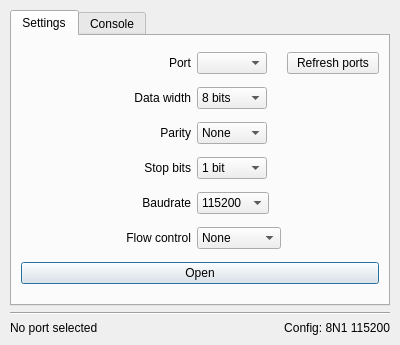
<?xml version="1.0" encoding="UTF-8"?>
<ui version="4.0">
 <class>Dialog</class>
 <widget class="QDialog" name="Dialog">
  <property name="windowModality">
   <enum>Qt::WindowModal</enum>
  </property>
  <property name="geometry">
   <rect>
    <x>0</x>
    <y>0</y>
    <width>400</width>
    <height>345</height>
   </rect>
  </property>
  <property name="sizePolicy">
   <sizepolicy hsizetype="Expanding" vsizetype="Expanding">
    <horstretch>0</horstretch>
    <verstretch>0</verstretch>
   </sizepolicy>
  </property>
  <property name="minimumSize">
   <size>
    <width>0</width>
    <height>0</height>
   </size>
  </property>
  <property name="windowTitle">
   <string>Skeyndor</string>
  </property>
  <layout class="QGridLayout" name="gridLayout">
   <property name="leftMargin">
    <number>10</number>
   </property>
   <property name="topMargin">
    <number>10</number>
   </property>
   <property name="rightMargin">
    <number>10</number>
   </property>
   <property name="bottomMargin">
    <number>10</number>
   </property>
   <item row="2" column="2">
    <widget class="QLabel" name="currentConfigLabel">
     <property name="text">
      <string>Config: 8N1 115200</string>
     </property>
     <property name="alignment">
      <set>Qt::AlignRight|Qt::AlignTrailing|Qt::AlignVCenter</set>
     </property>
    </widget>
   </item>
   <item row="0" column="0" colspan="3">
    <widget class="QTabWidget" name="tabWidget">
     <property name="sizePolicy">
      <sizepolicy hsizetype="Expanding" vsizetype="Expanding">
       <horstretch>1</horstretch>
       <verstretch>1</verstretch>
      </sizepolicy>
     </property>
     <property name="currentIndex">
      <number>0</number>
     </property>
     <widget class="QWidget" name="settings_tab">
      <attribute name="title">
       <string>Settings</string>
      </attribute>
      <layout class="QGridLayout" name="gridLayout_2">
       <item row="6" column="2">
        <widget class="QLabel" name="label_4">
         <property name="layoutDirection">
          <enum>Qt::LeftToRight</enum>
         </property>
         <property name="text">
          <string>Baudrate</string>
         </property>
         <property name="alignment">
          <set>Qt::AlignRight|Qt::AlignTrailing|Qt::AlignVCenter</set>
         </property>
        </widget>
       </item>
       <item row="4" column="2">
        <widget class="QLabel" name="label">
         <property name="layoutDirection">
          <enum>Qt::LeftToRight</enum>
         </property>
         <property name="text">
          <string>Parity</string>
         </property>
         <property name="alignment">
          <set>Qt::AlignRight|Qt::AlignTrailing|Qt::AlignVCenter</set>
         </property>
        </widget>
       </item>
       <item row="6" column="3">
        <widget class="QComboBox" name="baudrateList">
         <property name="sizePolicy">
          <sizepolicy hsizetype="Fixed" vsizetype="Fixed">
           <horstretch>0</horstretch>
           <verstretch>0</verstretch>
          </sizepolicy>
         </property>
         <property name="minimumSize">
          <size>
           <width>70</width>
           <height>0</height>
          </size>
         </property>
         <property name="currentIndex">
          <number>10</number>
         </property>
         <item>
          <property name="text">
           <string>300</string>
          </property>
         </item>
         <item>
          <property name="text">
           <string>600</string>
          </property>
         </item>
         <item>
          <property name="text">
           <string>900</string>
          </property>
         </item>
         <item>
          <property name="text">
           <string>1800</string>
          </property>
         </item>
         <item>
          <property name="text">
           <string>2400</string>
          </property>
         </item>
         <item>
          <property name="text">
           <string>4800</string>
          </property>
         </item>
         <item>
          <property name="text">
           <string>9600</string>
          </property>
         </item>
         <item>
          <property name="text">
           <string>19200</string>
          </property>
         </item>
         <item>
          <property name="text">
           <string>38400</string>
          </property>
         </item>
         <item>
          <property name="text">
           <string>57600</string>
          </property>
         </item>
         <item>
          <property name="text">
           <string>115200</string>
          </property>
         </item>
         <item>
          <property name="text">
           <string>125000</string>
          </property>
         </item>
         <item>
          <property name="text">
           <string>230400</string>
          </property>
         </item>
         <item>
          <property name="text">
           <string>460800</string>
          </property>
         </item>
         <item>
          <property name="text">
           <string>921600</string>
          </property>
         </item>
        </widget>
       </item>
       <item row="4" column="3">
        <widget class="QComboBox" name="parityList">
         <property name="sizePolicy">
          <sizepolicy hsizetype="Fixed" vsizetype="Fixed">
           <horstretch>0</horstretch>
           <verstretch>0</verstretch>
          </sizepolicy>
         </property>
         <property name="minimumSize">
          <size>
           <width>70</width>
           <height>0</height>
          </size>
         </property>
         <item>
          <property name="text">
           <string>None</string>
          </property>
         </item>
         <item>
          <property name="text">
           <string>Even</string>
          </property>
         </item>
         <item>
          <property name="text">
           <string>Odd</string>
          </property>
         </item>
         <item>
          <property name="text">
           <string>Mark</string>
          </property>
         </item>
         <item>
          <property name="text">
           <string>Space</string>
          </property>
         </item>
        </widget>
       </item>
       <item row="9" column="0">
        <spacer name="horizontalSpacer_8">
         <property name="orientation">
          <enum>Qt::Horizontal</enum>
         </property>
         <property name="sizeHint" stdset="0">
          <size>
           <width>40</width>
           <height>20</height>
          </size>
         </property>
        </spacer>
       </item>
       <item row="4" column="0">
        <spacer name="horizontalSpacer_11">
         <property name="orientation">
          <enum>Qt::Horizontal</enum>
         </property>
         <property name="sizeHint" stdset="0">
          <size>
           <width>40</width>
           <height>20</height>
          </size>
         </property>
        </spacer>
       </item>
       <item row="6" column="0">
        <spacer name="horizontalSpacer_10">
         <property name="orientation">
          <enum>Qt::Horizontal</enum>
         </property>
         <property name="sizeHint" stdset="0">
          <size>
           <width>40</width>
           <height>20</height>
          </size>
         </property>
        </spacer>
       </item>
       <item row="3" column="1" colspan="2">
        <widget class="QLabel" name="label_6">
         <property name="layoutDirection">
          <enum>Qt::LeftToRight</enum>
         </property>
         <property name="text">
          <string>Data width</string>
         </property>
         <property name="alignment">
          <set>Qt::AlignRight|Qt::AlignTrailing|Qt::AlignVCenter</set>
         </property>
        </widget>
       </item>
       <item row="2" column="0">
        <spacer name="horizontalSpacer_13">
         <property name="orientation">
          <enum>Qt::Horizontal</enum>
         </property>
         <property name="sizeHint" stdset="0">
          <size>
           <width>40</width>
           <height>20</height>
          </size>
         </property>
        </spacer>
       </item>
       <item row="2" column="2">
        <widget class="QLabel" name="label_3">
         <property name="layoutDirection">
          <enum>Qt::LeftToRight</enum>
         </property>
         <property name="text">
          <string>Port</string>
         </property>
         <property name="alignment">
          <set>Qt::AlignRight|Qt::AlignTrailing|Qt::AlignVCenter</set>
         </property>
        </widget>
       </item>
       <item row="2" column="3">
        <widget class="QComboBox" name="portsList">
         <property name="sizePolicy">
          <sizepolicy hsizetype="Fixed" vsizetype="Fixed">
           <horstretch>0</horstretch>
           <verstretch>0</verstretch>
          </sizepolicy>
         </property>
         <property name="minimumSize">
          <size>
           <width>70</width>
           <height>0</height>
          </size>
         </property>
         <property name="currentText">
          <string/>
         </property>
         <property name="minimumContentsLength">
          <number>1</number>
         </property>
         <item>
          <property name="text">
           <string/>
          </property>
         </item>
        </widget>
       </item>
       <item row="3" column="3">
        <widget class="QComboBox" name="dataWidthList">
         <property name="sizePolicy">
          <sizepolicy hsizetype="Fixed" vsizetype="Fixed">
           <horstretch>0</horstretch>
           <verstretch>0</verstretch>
          </sizepolicy>
         </property>
         <property name="minimumSize">
          <size>
           <width>70</width>
           <height>0</height>
          </size>
         </property>
         <item>
          <property name="text">
           <string>8 bits</string>
          </property>
         </item>
         <item>
          <property name="text">
           <string>7 bits</string>
          </property>
         </item>
         <item>
          <property name="text">
           <string>6 bits</string>
          </property>
         </item>
         <item>
          <property name="text">
           <string>5 bits</string>
          </property>
         </item>
        </widget>
       </item>
       <item row="3" column="4">
        <spacer name="horizontalSpacer_4">
         <property name="orientation">
          <enum>Qt::Horizontal</enum>
         </property>
         <property name="sizeHint" stdset="0">
          <size>
           <width>40</width>
           <height>20</height>
          </size>
         </property>
        </spacer>
       </item>
       <item row="5" column="4">
        <spacer name="horizontalSpacer_2">
         <property name="orientation">
          <enum>Qt::Horizontal</enum>
         </property>
         <property name="sizeHint" stdset="0">
          <size>
           <width>40</width>
           <height>20</height>
          </size>
         </property>
        </spacer>
       </item>
       <item row="5" column="3">
        <widget class="QComboBox" name="stopBitsList">
         <property name="sizePolicy">
          <sizepolicy hsizetype="Fixed" vsizetype="Fixed">
           <horstretch>0</horstretch>
           <verstretch>0</verstretch>
          </sizepolicy>
         </property>
         <property name="minimumSize">
          <size>
           <width>70</width>
           <height>0</height>
          </size>
         </property>
         <item>
          <property name="text">
           <string>1 bit</string>
          </property>
         </item>
         <item>
          <property name="text">
           <string>1.5 bits</string>
          </property>
         </item>
         <item>
          <property name="text">
           <string>2 bits</string>
          </property>
         </item>
        </widget>
       </item>
       <item row="4" column="4">
        <spacer name="horizontalSpacer_3">
         <property name="orientation">
          <enum>Qt::Horizontal</enum>
         </property>
         <property name="sizeHint" stdset="0">
          <size>
           <width>40</width>
           <height>20</height>
          </size>
         </property>
        </spacer>
       </item>
       <item row="5" column="2">
        <widget class="QLabel" name="label_2">
         <property name="layoutDirection">
          <enum>Qt::LeftToRight</enum>
         </property>
         <property name="text">
          <string>Stop bits</string>
         </property>
         <property name="alignment">
          <set>Qt::AlignRight|Qt::AlignTrailing|Qt::AlignVCenter</set>
         </property>
        </widget>
       </item>
       <item row="9" column="4">
        <spacer name="horizontalSpacer_7">
         <property name="orientation">
          <enum>Qt::Horizontal</enum>
         </property>
         <property name="sizeHint" stdset="0">
          <size>
           <width>40</width>
           <height>20</height>
          </size>
         </property>
        </spacer>
       </item>
       <item row="9" column="3">
        <widget class="QComboBox" name="flowControlList">
         <property name="sizePolicy">
          <sizepolicy hsizetype="Fixed" vsizetype="Fixed">
           <horstretch>0</horstretch>
           <verstretch>0</verstretch>
          </sizepolicy>
         </property>
         <property name="minimumSize">
          <size>
           <width>70</width>
           <height>0</height>
          </size>
         </property>
         <item>
          <property name="text">
           <string>None</string>
          </property>
         </item>
         <item>
          <property name="text">
           <string>Xon/Xoff</string>
          </property>
         </item>
         <item>
          <property name="text">
           <string>RTS/CTS</string>
          </property>
         </item>
         <item>
          <property name="text">
           <string>DSR/DTR</string>
          </property>
         </item>
        </widget>
       </item>
       <item row="9" column="2">
        <widget class="QLabel" name="label_5">
         <property name="layoutDirection">
          <enum>Qt::LeftToRight</enum>
         </property>
         <property name="text">
          <string>Flow control</string>
         </property>
         <property name="alignment">
          <set>Qt::AlignRight|Qt::AlignTrailing|Qt::AlignVCenter</set>
         </property>
        </widget>
       </item>
       <item row="10" column="0" colspan="5">
        <widget class="QPushButton" name="openCloseButton">
         <property name="text">
          <string>Open</string>
         </property>
        </widget>
       </item>
       <item row="6" column="4">
        <spacer name="horizontalSpacer_6">
         <property name="orientation">
          <enum>Qt::Horizontal</enum>
         </property>
         <property name="sizeHint" stdset="0">
          <size>
           <width>40</width>
           <height>20</height>
          </size>
         </property>
        </spacer>
       </item>
       <item row="5" column="0">
        <spacer name="horizontalSpacer_9">
         <property name="orientation">
          <enum>Qt::Horizontal</enum>
         </property>
         <property name="sizeHint" stdset="0">
          <size>
           <width>40</width>
           <height>20</height>
          </size>
         </property>
        </spacer>
       </item>
       <item row="3" column="0">
        <spacer name="horizontalSpacer_12">
         <property name="orientation">
          <enum>Qt::Horizontal</enum>
         </property>
         <property name="sizeHint" stdset="0">
          <size>
           <width>40</width>
           <height>20</height>
          </size>
         </property>
        </spacer>
       </item>
       <item row="2" column="4">
        <widget class="QPushButton" name="refreshPortsButton">
         <property name="text">
          <string>Refresh ports</string>
         </property>
        </widget>
       </item>
      </layout>
     </widget>
     <widget class="QWidget" name="console_tab">
      <attribute name="title">
       <string>Console</string>
      </attribute>
      <layout class="QGridLayout" name="gridLayout_3">
       <item row="1" column="3">
        <widget class="QPushButton" name="sendButton">
         <property name="text">
          <string>Send</string>
         </property>
        </widget>
       </item>
       <item row="3" column="1">
        <widget class="QCheckBox" name="timestampCheckBox">
         <property name="text">
          <string>Timestamp</string>
         </property>
         <property name="checked">
          <bool>false</bool>
         </property>
        </widget>
       </item>
       <item row="3" column="2">
        <widget class="QCheckBox" name="crCheckBox">
         <property name="text">
          <string>CR</string>
         </property>
         <property name="checked">
          <bool>true</bool>
         </property>
        </widget>
       </item>
       <item row="1" column="0" colspan="3">
        <widget class="QLineEdit" name="textToSend">
         <property name="minimumSize">
          <size>
           <width>0</width>
           <height>0</height>
          </size>
         </property>
        </widget>
       </item>
       <item row="3" column="3">
        <widget class="QCheckBox" name="lfCheckBox">
         <property name="text">
          <string>LF</string>
         </property>
         <property name="checked">
          <bool>true</bool>
         </property>
        </widget>
       </item>
       <item row="0" column="0" colspan="4">
        <widget class="QTextEdit" name="consoleTextEdit">
         <property name="palette">
          <palette>
           <active>
            <colorrole role="Text">
             <brush brushstyle="SolidPattern">
              <color alpha="255">
               <red>0</red>
               <green>255</green>
               <blue>0</blue>
              </color>
             </brush>
            </colorrole>
            <colorrole role="Base">
             <brush brushstyle="SolidPattern">
              <color alpha="255">
               <red>0</red>
               <green>0</green>
               <blue>0</blue>
              </color>
             </brush>
            </colorrole>
           </active>
           <inactive>
            <colorrole role="Text">
             <brush brushstyle="SolidPattern">
              <color alpha="255">
               <red>0</red>
               <green>255</green>
               <blue>0</blue>
              </color>
             </brush>
            </colorrole>
            <colorrole role="Base">
             <brush brushstyle="SolidPattern">
              <color alpha="255">
               <red>0</red>
               <green>0</green>
               <blue>0</blue>
              </color>
             </brush>
            </colorrole>
           </inactive>
           <disabled>
            <colorrole role="Text">
             <brush brushstyle="SolidPattern">
              <color alpha="255">
               <red>120</red>
               <green>120</green>
               <blue>120</blue>
              </color>
             </brush>
            </colorrole>
            <colorrole role="Base">
             <brush brushstyle="SolidPattern">
              <color alpha="255">
               <red>240</red>
               <green>240</green>
               <blue>240</blue>
              </color>
             </brush>
            </colorrole>
           </disabled>
          </palette>
         </property>
         <property name="font">
          <font>
           <pointsize>10</pointsize>
          </font>
         </property>
         <property name="cursor" stdset="0">
          <cursorShape>IBeamCursor</cursorShape>
         </property>
         <property name="frameShape">
          <enum>QFrame::WinPanel</enum>
         </property>
         <property name="readOnly">
          <bool>true</bool>
         </property>
         <property name="html">
          <string>&lt;!DOCTYPE HTML PUBLIC &quot;-//W3C//DTD HTML 4.0//EN&quot; &quot;http://www.w3.org/TR/REC-html40/strict.dtd&quot;&gt;
&lt;html&gt;&lt;head&gt;&lt;meta name=&quot;qrichtext&quot; content=&quot;1&quot; /&gt;&lt;style type=&quot;text/css&quot;&gt;
p, li { white-space: pre-wrap; }
&lt;/style&gt;&lt;/head&gt;&lt;body style=&quot; font-family:'MS Shell Dlg 2'; font-size:10pt; font-weight:400; font-style:normal;&quot;&gt;
&lt;p style=&quot; margin-top:0px; margin-bottom:0px; margin-left:0px; margin-right:0px; -qt-block-indent:0; text-indent:0px;&quot;&gt;&lt;span style=&quot; color:#00ff00;&quot;&gt;The serial communications will appear here when they start existing.&lt;/span&gt;&lt;/p&gt;
&lt;p style=&quot; margin-top:0px; margin-bottom:0px; margin-left:0px; margin-right:0px; -qt-block-indent:0; text-indent:0px;&quot;&gt;&lt;span style=&quot; color:#00ff00;&quot;&gt;Lines you send will be marked in &lt;/span&gt;&lt;span style=&quot; color:#ff0000;&quot;&gt;red&lt;/span&gt;&lt;span style=&quot; color:#00ff00;&quot;&gt;.&lt;/span&gt;&lt;/p&gt;
&lt;p style=&quot; margin-top:0px; margin-bottom:0px; margin-left:0px; margin-right:0px; -qt-block-indent:0; text-indent:0px;&quot;&gt;&lt;span style=&quot; color:#00ff00;&quot;&gt;Lines you receive will be marked in green.&lt;/span&gt;&lt;/p&gt;
&lt;p style=&quot;-qt-paragraph-type:empty; margin-top:0px; margin-bottom:0px; margin-left:0px; margin-right:0px; -qt-block-indent:0; text-indent:0px; color:#00ff00;&quot;&gt;&lt;br /&gt;&lt;/p&gt;&lt;/body&gt;&lt;/html&gt;</string>
         </property>
        </widget>
       </item>
      </layout>
     </widget>
    </widget>
   </item>
   <item row="1" column="0" colspan="3">
    <widget class="Line" name="line">
     <property name="orientation">
      <enum>Qt::Horizontal</enum>
     </property>
    </widget>
   </item>
   <item row="2" column="0">
    <widget class="QLabel" name="currentPortLabel">
     <property name="text">
      <string>No port selected</string>
     </property>
    </widget>
   </item>
   <item row="2" column="1">
    <widget class="QLabel" name="infoLabel">
     <property name="text">
      <string/>
     </property>
    </widget>
   </item>
  </layout>
 </widget>
 <resources/>
 <connections/>
</ui>
